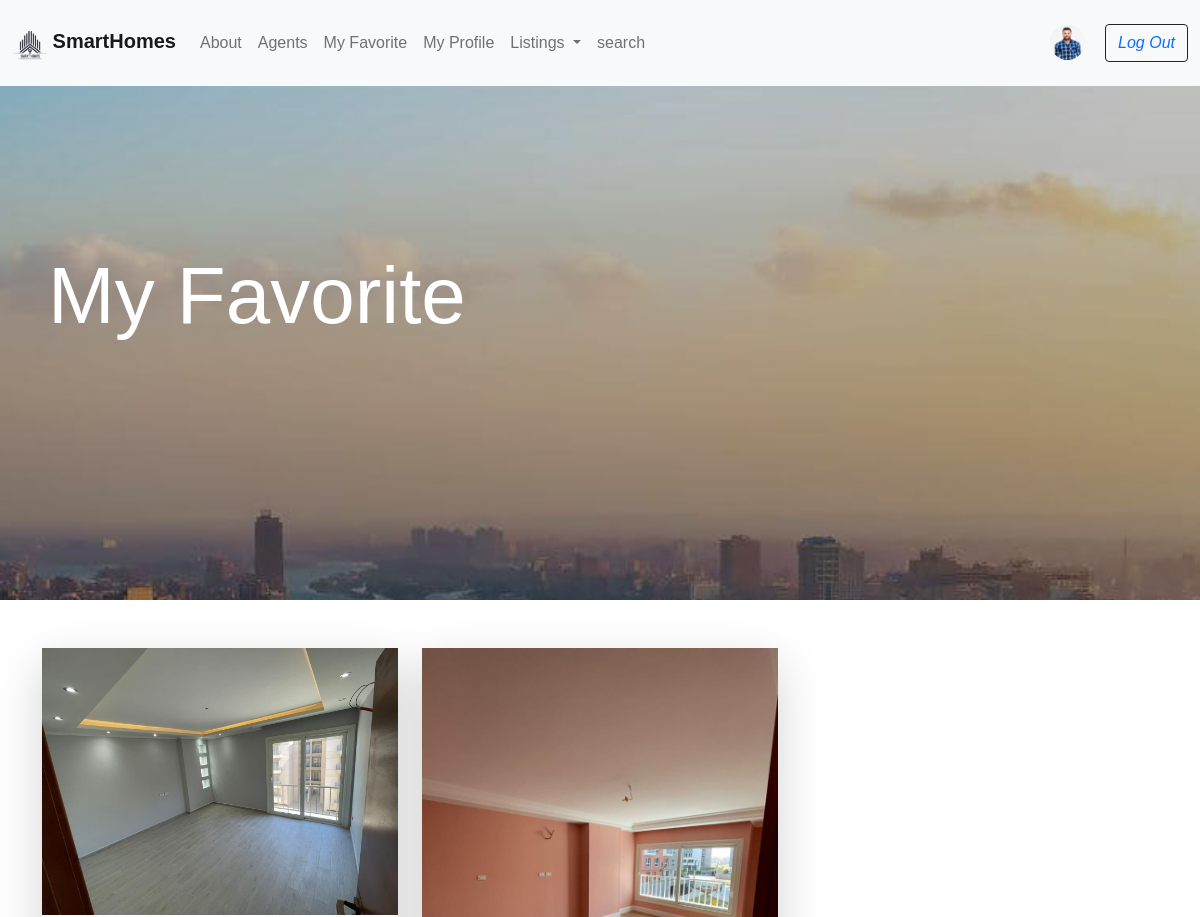
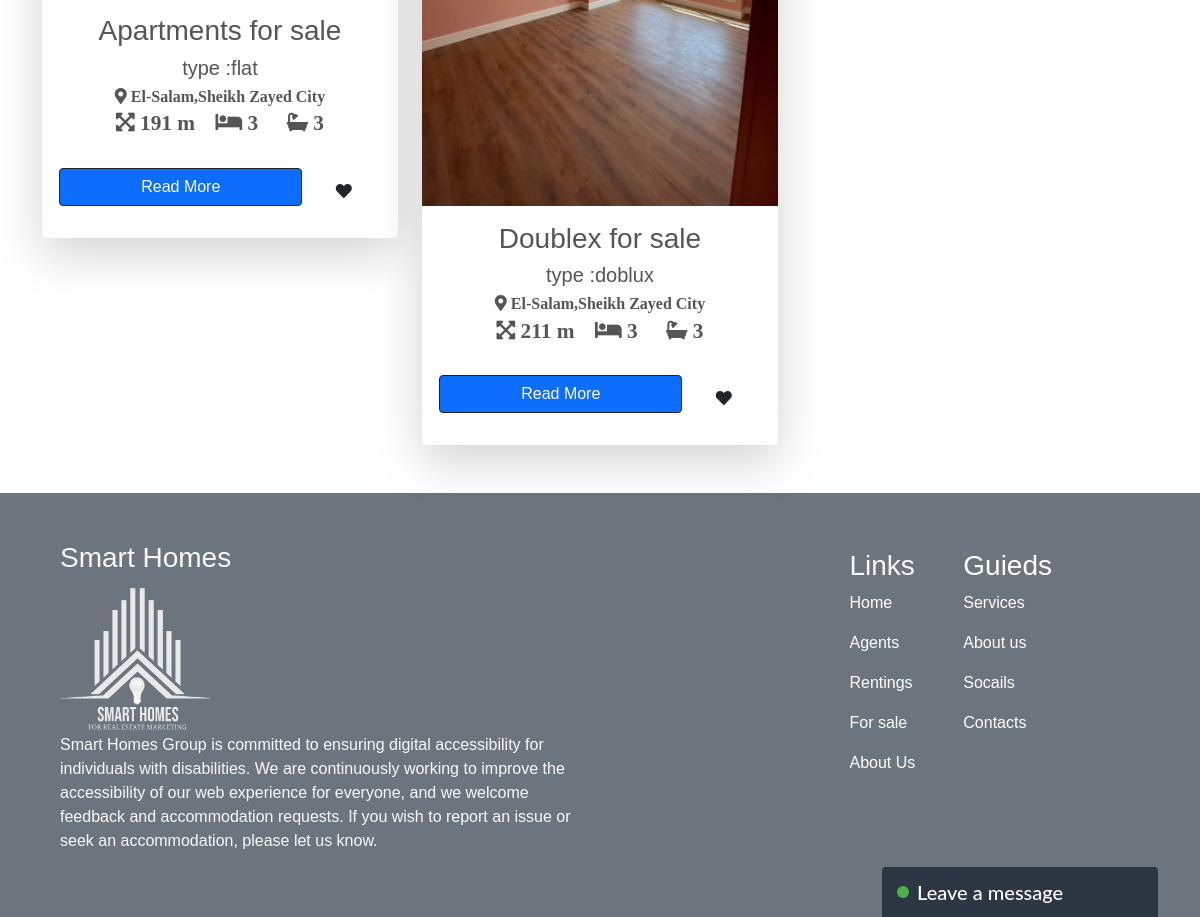
The app's page /Userservice/myfav.php (signed in) with its own data (2 pictures, top to bottom).
### tables this page shows
CREATE TABLE `fav` (
  `userid` int(11) NOT NULL,
  `houseid` int(11) NOT NULL
);

CREATE TABLE `house` (
  `houseid` int(100) NOT NULL,
  `userid` int(100) NOT NULL,
  `disc` varchar(10000) NOT NULL,
  `city` varchar(100) NOT NULL,
  `street` varchar(100) NOT NULL,
  `phone` varchar(11) NOT NULL,
  `price` int(100) NOT NULL,
  `title` varchar(1000) NOT NULL,
  `area` int(5) NOT NULL,
  `bed` int(3) NOT NULL,
  `bath` int(3) NOT NULL,
  `type` varchar(15) NOT NULL,
  `ikey` int(10) NOT NULL,
  `status` varchar(50) NOT NULL,
  `near` varchar(255) NOT NULL
);

### DBCODE/Database.php (called while the page is built, shortened)
<?php
    class Database
    {
        var $conn;
        function __construct()
        {
            $this->conn=mysqli_connect("localhost", "root","","sellhouse");
        }
      function GetData($select)
{
        $result= mysqli_query($this->conn,$select);
        return $result;
      }
}
?>

### Userservice/myfav.php (the view, shortened to what this page needs)
<html>
<head>
  <link rel="stylesheet" href="../assets/css/Home/bootstrap.min.css">
  <link rel="stylesheet" href="../assets/css/Home/all.min.css">
  <link rel="stylesheet" href="../assets/css/Home/Renting-page-style.css">
  <link rel="stylesheet"
    href="https://cdn.jsdelivr.net/npm/@fortawesome/fontawesome-free@5.15.4/css/fontawesome.min.css">
</head>
<body>
  <?php
if(isset($_COOKIE['usercookie'])){
  include_once '../DBCODE/Database.php';
									$db = new Database();
									$rs = $db->GetData(" select * from user where ( userid ='".$_COOKIE['usercookie']."')");
									if($row=mysqli_fetch_assoc($rs)){
									include_once '../mainservcie/headerafter.php';
									}
 }
 else{
	include_once '../mainservcie/headerbefore.php';
	}
?>
  <section class="home d-flex align-items-center">
    <div class="home-content text-white  ms-5 ">
      <h3 class="fa-5x">My Favorite </h3>
    </div>
  </section>
  <section class="sec-page pt-5">
    <div class="container ">
      <div class="row ">
        <div class="col-md-12  ">
          <div class="row">
            <?php
									include_once '../DBCODE/Database.php';
									$db = new Database();
									$rs = $db->GetData(" select * from fav where ( userid ='".$_COOKIE['usercookie']."' )");
									while($row=mysqli_fetch_assoc($rs))
									{
                                        if(isset($row["houseid"]))
                                        {
                                            include_once '../DBCODE/Database.php';
                                            $db1 = new Database();
                                            $rs1 = $db1->GetData(" select * from house where ( houseid ='".$row["houseid"]."')");
                                            if($row=mysqli_fetch_assoc($rs1))
                                            {
										?>
            <div class="col-md-4">
              <div class=" shadow-lg  mb-5 bg-body    rounded" style="color: #555555;">
                <div id="carouselExampleInterval" class="carousel slide" data-bs-ride="carousel">
                  <div class="carousel-inner">
                  <?php
 include_once '../DBCODE/Database.php';
 $db = new Database();
                    $rs1 = $db->GetData(" select * from `multiple-images` where ( ikey ='".$row["ikey"]."') ");
                    if($row1=mysqli_fetch_assoc($rs1)){
?>
                    <div class="carousel slide carousel-multi-item" data-ride="carousel" data-interval="false" >
                    <img src="../assets/upload-image/<?php echo$row1['image_name'];?> " class='d-block w-100'>
                    </div>
<?php
    }
?>
                  </div>
                </div>
                <div class="p-3 text-center">
                  <h3><?php  echo $row["title"];?></h3>
                  <h5> type :<?php  echo $row["type"];?></h5>
                  <div class="text-center">
                    <i class="fas fa-map-marker-alt mb-2"> <span>
                        <?php  echo $row["street"],",";echo $row["city"];?>
                      </span></i>
                    <div class="text-center">
                      <i class="fas fa-expand-arrows-alt fa-lg  "> <span>
                          <?php  echo $row["area"];?> m
                        </span></i>
                      <i class="fas fa-bed mx-3 fa-lg"> <span>
                          <?php  echo $row["bed"];?>
                        </span></i>
                      <i class="fas fa-bath ms-2 fa-lg"> <span>
                          <?php  echo $row["bath"];?>
                        </span> </i>
                    </div>
                    <br>
                    <button class=" btn btn-primary btn-outline-dark  btn-rounded text-white w-75 mb-2" onclick="window.location.href='property.php?q=<?php echo $row['houseid']?>';">Read
                      More</button>
                      <?php
                              if(isset($_COOKIE['usercookie'])){
                              if(isset($row['houseid']))
                          {
                            $h=$row['houseid'];
                              include_once '../DBCODE/Database.php';
                              $db1 = new Database();
                              $rs1 = $db1->GetData(" select * from fav where ( houseid ='".$row['houseid']."' and userid='".$_COOKIE['usercookie']."')");
                              if($row=mysqli_fetch_assoc($rs1))
                              {
                                echo "<button class='btn  fas fa-heart m-3 '  type='submit' id='fname' name='fname' onclick='showHint(".$row['houseid'].")'></button>";
                              }
                              else{
                             echo "<button class='btn far fa-heart m-3 '  type='submit' id='fname' name='fname' onclick='showHint(".$h.")'></button>";
                              }
                            }
                          }
                      ?>
                  </div>
                </div>
              </div>
            </div>
            <?php
                                            }
                                        }
                }
                ?>
          </div>
        </div>
  </section>
        <section>
          <?php include_once '../mainservcie/footer.php';?>
        </section>
</body>
</html>

### mainservcie/headerafter.php (shortened to what this page needs)
<nav class="navbar navbar-expand-lg  navbar-default navbar-light fixed-top bg-light ">
     <div class="container-fluid">
         <div class="">
             <a class="navbar-brand fw-bold" href="../Userservice/index.php">
               <img src="../assets/image/Home2/لوجو.png" alt="" width="35" height="30" class="d-inline-block align-text-top">
               SmartHomes
             </a>
           </div>
       <div class="collapse navbar-collapse" id="navbarSupportedContent">
         <ul class="navbar-nav me-auto">
           <li class="nav-item">
             <a class="nav-link " aria-current="page" href="../userservice/service.php">About</a>
           </li>
           <li class="nav-item">
             <a class="nav-link " aria-current="page" href="../userservice/agent.php">Agents</a>
           </li>
           <li class="nav-item">
             <a class="nav-link " aria-current="page" href="../userservice/myfav.php">My Favorite</a>
           </li>
           <li class="nav-item">
             <a class="nav-link " href="../userservice/profile.php">My Profile</a>
           </li>
           <li class="nav-item dropdown">
             <a class="nav-link dropdown-toggle" href="#" id="navbarDropdown" role="button" data-bs-toggle="dropdown" aria-expanded="false">
              Listings
             </a>
           </li>
           </li><li class="nav-item">
             <a class="nav-link" href="search.php">search</a>
           </li>
         </ul>
             <form class="justify-content-start">
             <a href=""></a><img src="../assets/image/Home2/team-1.jpg" alt="" width="35" height="35" class="d-inline-block align-text-top rounded-circle me-3"></a>
             <i class="btn  btn-outline-dark mt-3" ><a class="text-decoration-none" href="../mainservcie/logout.php">Log Out</a></i>
             </form>
       </div>
     </div>
       </nav>

### mainservcie/footer.php
<section class="footer bg-secondary p-5">
<div class="container">
  <div class="row">
    <div class="col-md-6 me-5 text-light">
      <h3>Smart Homes</h3>
      <img src="../assets/image/Home2/2لوجو.png" alt="" width="150" height="150">
      <p class="fw-light fs-6">Smart Homes Group is committed to ensuring digital accessibility for individuals with disabilities. We are continuously working to improve the accessibility of our web experience for everyone, and we welcome feedback and accommodation requests. If you wish to report an issue or seek an accommodation, please let us know.</p>
    </div>
<div class="col-md-5 p-2 text-light d-flex flex-row justify-content-end">
  <div class="d-flex flex-column me-5">
  <h3>Links</h3>
  <p><a href='index.php' class="text-decoration-none text-white">Home</a></p>
  <p><a href='agent.php' class="text-decoration-none text-white">Agents</p>
  <p><a href='renting-page.php' class="text-decoration-none text-white">Rentings</p>
  <p><a href='sell.php' class="text-decoration-none text-white">For sale</p>
  <p><a href='service.php' class="text-decoration-none text-white">About Us</p>
</div>
<div class="d-flex flex-column me-5">
  <h3>Guieds</h3>
  <p>Services</p>
  <p>About us</p>
  <p>Socails</p>
  <p>Contacts</p>
</div>
</div>
  </div>
</div>
</section>
<?php include_once"chatbut.php"; ?>

### Userservice/chatbut.php (shortened to what this page needs)
<link rel="stylesheet" href="https://use.fontawesome.com/releases/v5.5.0/css/all.css"
>
<link rel="stylesheet" href="../assets/css/chatbut.CSS">
<div class="container">
	<div class="row">
		<div class="chatbox chatbox22 chatbox--tray">
			<div class="chatbox__title">
				<h5><a href="chatbot.php"target="_blank">Leave a message</a></h5>
			</div>
		</div>
	</div>
</div>

### assets/css/Home/Renting-page-style.css (style rules this page uses)
.home { height: 75vh; background: linear-gradient( rgba(0,0,0,0.2), rgba(0,0,0,0.8)) , url(../../image/Home/Account\ Issue\ _\ MDDHosting\ -\ Professional\ Cloud\ Hosting\ Solutions.jpeg); background-position: center center; background-size: cover; background-attachment: fixed; }
.navbar { background-position: center center; background-size: cover; background-repeat: no-repeat; }
body { font-family: 'Open Sans', sans-serif; font-family: 'Ubuntu', sans-serif; }

### assets/css/chatbut.css (style rules this page uses)
.chatbox { position: fixed; bottom: 0; right: 30px; width: 300px; height: 400px; font-family: 'Lato', sans-serif; -webkit-transition: all 600ms cubic-bezier(0.19, 1, 0.22, 1); transition: all 600ms cubic-bezier(0.19, 1, 0.22, 1); z-index: 999; display: -webkit-flex; display: flex; -webkit-flex-direction: column; flex-direction: column; }
.chatbox--tray { bottom: -350px; }
.chatbox__title, .chatbox__body { border-bottom: none; }
.chatbox__title { min-height: 50px; padding-right: 10px; background-color: #1f2836cc; border-top-left-radius: 4px; border-top-right-radius: 4px; cursor: pointer; display: -webkit-flex; display: flex; -webkit-align-items: center; align-items: center; }
.chatbox__title h5 { height: 50px; margin: 0 0 0 15px; line-height: 50px; position: relative; padding-left: 20px; -webkit-flex-grow: 1; flex-grow: 1; }
.chatbox__title h5 a { color: #fff; max-width: 195px; display: inline-block; text-decoration: none; white-space: nowrap; overflow: hidden; text-overflow: ellipsis; }
.chatbox__title h5:before { content: ''; display: block; position: absolute; top: 50%; left: 0; width: 12px; height: 12px; background: #4CAF50; border-radius: 6px; -webkit-transform: translateY(-50%); transform: translateY(-50%); }

### records on screen
fav: multiple-images.image_name (picture), houseid.title "Apartments for sale", houseid.type "flat", houseid.street "El-Salam", houseid.city "Sheikh Zayed City", houseid.area "191", houseid.bed "3", houseid.bath "3"
fav: multiple-images.image_name (picture), houseid.title "Doublex for sale", houseid.type "doblux", houseid.street "El-Salam", houseid.city "Sheikh Zayed City", houseid.area "211", houseid.bed "3", houseid.bath "3"
